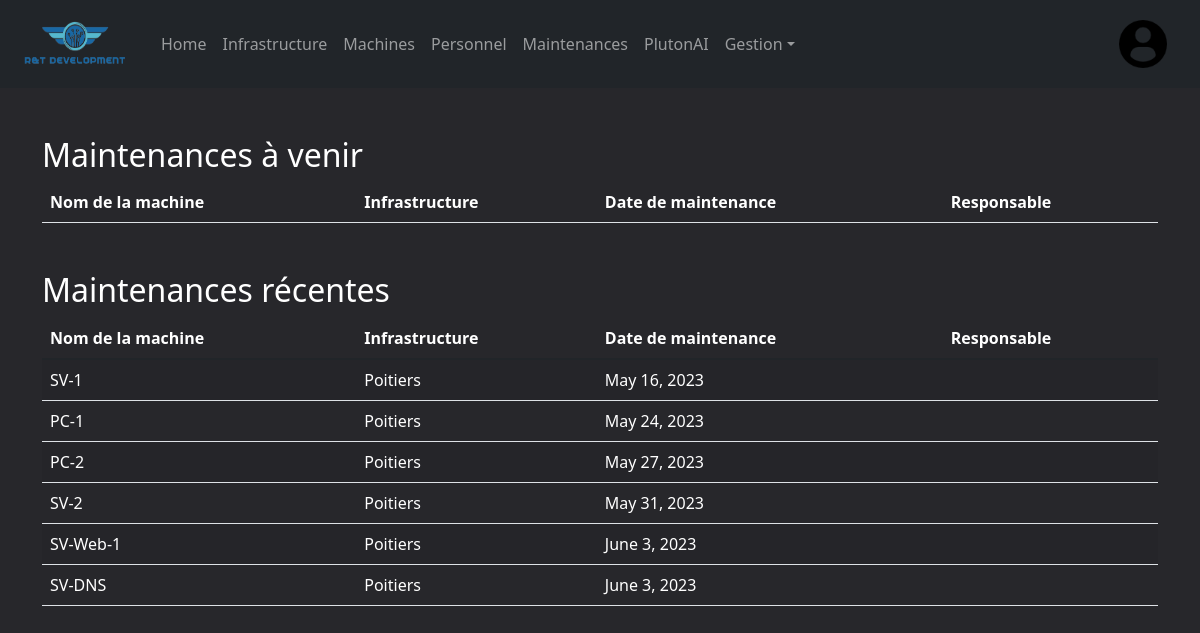
The app's page /computerApp/maintenances/ (signed in), older data.
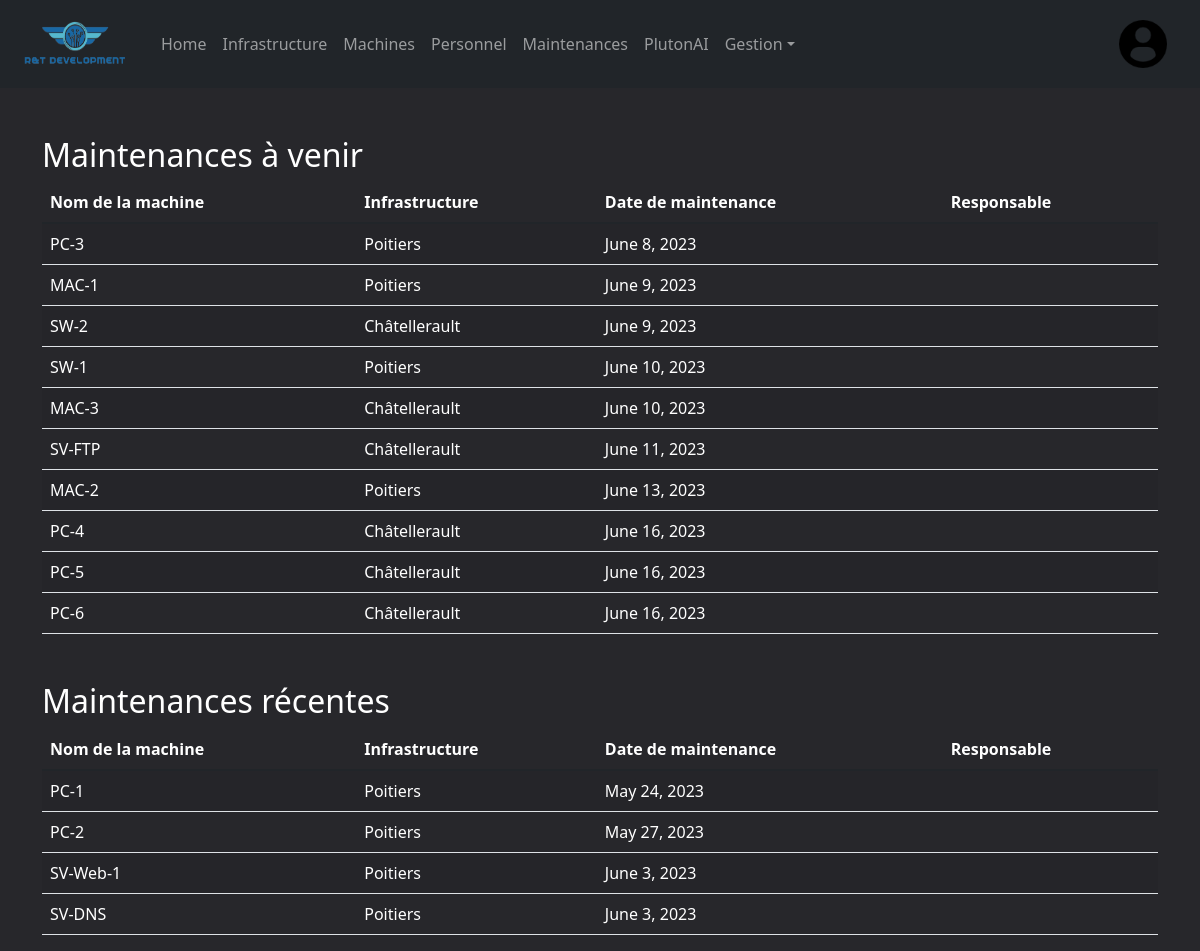
The same page, newer data.
### computerApp/models.py (models this page shows, shortened)
class Machine(models.Model):
    TYPES = (
        ('PC', ('PC - Utilise Windows 11')),
        ('Mac', ('Mac - Utilise MacOS')),
        ('Serveur', ('Serveur - Serveur pour déployer des VM')),
        ('Switch', ('Switch - Maintient et connect des serveurs')),
    )
    id = models.AutoField(primary_key=True, editable=False)
    nom = models.CharField(max_length=32)
    maintenanceDate = models.DateField(default=datetime.now().strftime("%Y-%m-%d"))
    mach = models.CharField(max_length=32, choices=TYPES, default='PC')
    infra = models.ForeignKey('Infrastructure', on_delete=models.PROTECT, null=True)
    responsable = models.ForeignKey(Personnel, on_delete=models.SET_NULL, null=True)
    etat = models.BooleanField(default=False)

class Infrastructure(models.Model):
    id = models.AutoField(primary_key=True, editable=False)
    nom = models.CharField(max_length=32)
    machines = models.ManyToManyField(Machine)
    responsable = models.ForeignKey(Personnel, on_delete=models.SET_NULL, null=True)
    usage_percentage = models.FloatField(default=0)

### computerApp/views.py (the view)
# urls.py: path('maintenances/', views.maintenances_view, name='maintenances'),
@login_required
def maintenances_view(request):
   today = date.today()
   maintenances = Machine.objects.filter(maintenanceDate__gte=today).order_by('maintenanceDate')
   past_maintenances = Machine.objects.filter(maintenanceDate__lt=today).order_by('maintenanceDate')
   context = {'maintenances': maintenances, 'past_maintenances': past_maintenances}
   return render(request, 'computerApp/maintenances.html', context)

### computerApp/templates/computerApp/maintenances.html
{% extends "index.html" %}
{% block content %}
<div class="container mt-5">
 <h2>Maintenances à venir</h2>
 <table class="table table-striped table-hover">
   <thead>
     <tr>
       <th class="text-white">Nom de la machine</th>
       <th class="text-white">Infrastructure</th>
       <th class="text-white">Date de maintenance</th>
       <th class="text-white">Responsable</th>
     </tr>
   </thead>
   <tbody>
     {% for maintenance in maintenances %}
     <tr>
       <td class="text-white">{{ maintenance.nom }}</td>
       <td class="text-white">{{ maintenance.infra.nom }}</td>
       <td class="text-white">{{ maintenance.maintenanceDate }}</td>
       <td class="text-white">{{ maintenance.responsable.nom }} {{ maintenance.responsable.prenom }}</td>
     </tr>
     {% endfor %}
   </tbody>
 </table>
</div>
<div class="container mt-5">
   <h2 class="text-white">Maintenances récentes</h2>
   <table class="table table-striped table-hover">
     <thead>
       <tr>
         <th class="text-white">Nom de la machine</th>
         <th class="text-white">Infrastructure</th>
         <th class="text-white">Date de maintenance</th>
         <th class="text-white">Responsable</th>
       </tr>
     </thead>
     <tbody>
       {% for maintenance in past_maintenances %}
       <tr>
           <td class="text-white">{{ maintenance.nom }}</td>
           <td class="text-white">{{ maintenance.infra.nom }}</td>
           <td class="text-white">{{ maintenance.maintenanceDate }}</td>
           <td class="text-white">{{ maintenance.responsable.nom }} {{ maintenance.responsable.prenom }}</td>
       </tr>
       {% endfor %}
     </tbody>
   </table>
</div>
{% endblock %}

Row changes from the older to the newer data that the page shows:
removed Machine: nom "SV-1", infra.nom "Poitiers", maintenanceDate "May 16, 2023", shown under "Maintenances récentes"
removed Machine: nom "SV-2", infra.nom "Poitiers", maintenanceDate "May 31, 2023", shown under "Maintenances récentes"
added Machine: nom "PC-3", infra.nom "Poitiers", maintenanceDate "June 8, 2023", shown under "Maintenances à venir"
added Machine: nom "MAC-1", infra.nom "Poitiers", maintenanceDate "June 9, 2023", shown under "Maintenances à venir"
added Machine: nom "SW-2", infra.nom "Châtellerault", maintenanceDate "June 9, 2023", shown under "Maintenances à venir"
added Machine: nom "SW-1", infra.nom "Poitiers", maintenanceDate "June 10, 2023", shown under "Maintenances à venir"
added Machine: nom "MAC-3", infra.nom "Châtellerault", maintenanceDate "June 10, 2023", shown under "Maintenances à venir"
added Machine: nom "SV-FTP", infra.nom "Châtellerault", maintenanceDate "June 11, 2023", shown under "Maintenances à venir"
added Machine: nom "MAC-2", infra.nom "Poitiers", maintenanceDate "June 13, 2023", shown under "Maintenances à venir"
added Machine: nom "PC-4", infra.nom "Châtellerault", maintenanceDate "June 16, 2023", shown under "Maintenances à venir"
added Machine: nom "PC-5", infra.nom "Châtellerault", maintenanceDate "June 16, 2023", shown under "Maintenances à venir"
added Machine: nom "PC-6", infra.nom "Châtellerault", maintenanceDate "June 16, 2023", shown under "Maintenances à venir"
